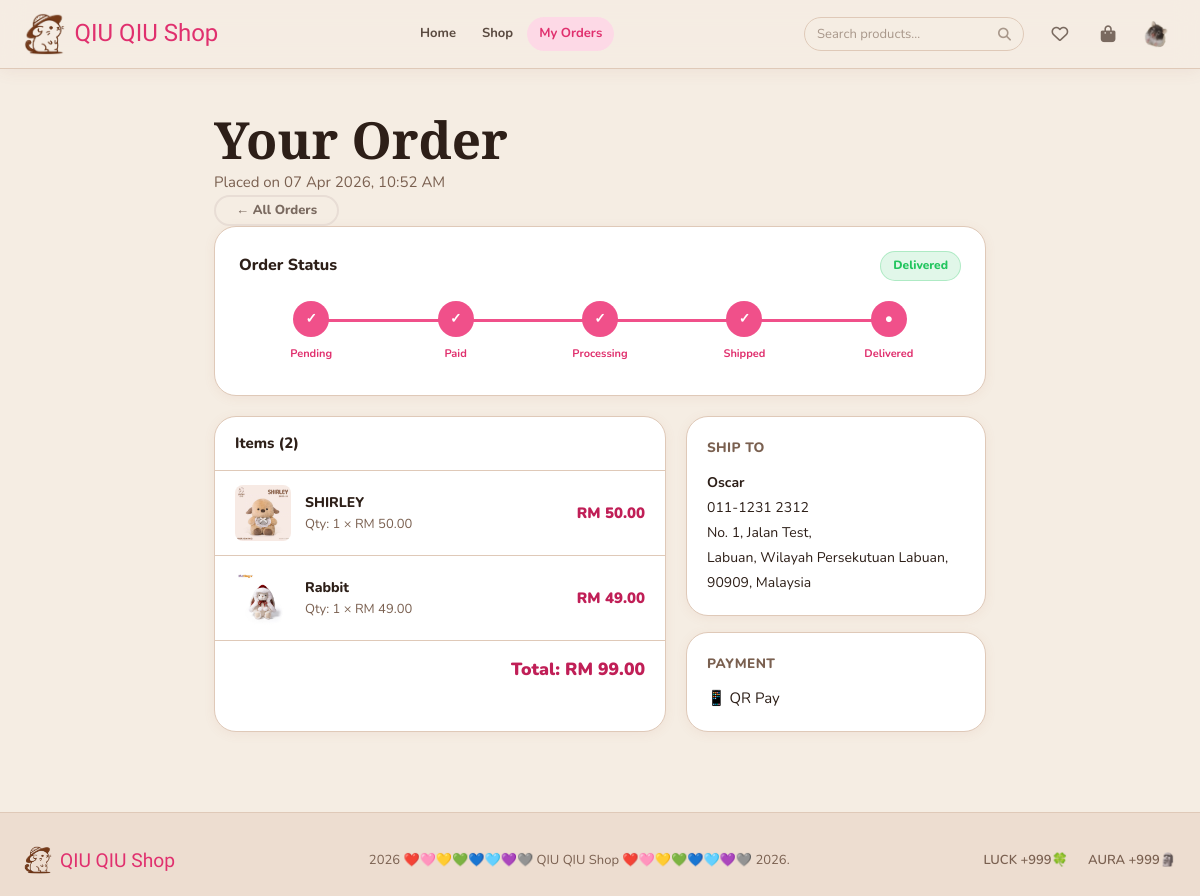
/store/orders.php?id=3 (signed in), run on the app's committed database.
### tables this page shows
CREATE TABLE `orders` (
  `id` int(11) NOT NULL,
  `user_id` int(11) NOT NULL,
  `address_id` int(11) NOT NULL,
  `voucher_id` int(11) DEFAULT NULL,
  `subtotal` decimal(10,2) NOT NULL,
  `discount_amount` decimal(10,2) DEFAULT 0.00,
  `total_amount` decimal(10,2) NOT NULL,
  `status` enum('pending','paid','processing','shipped','delivered','cancelled') DEFAULT 'pending',
  `payment_method` varchar(50) DEFAULT 'QR Pay',
  `tracking_number` varchar(50) DEFAULT NULL,
  `receipt_token` varchar(64) DEFAULT NULL,
  `notes` text DEFAULT NULL,
  `created_at` timestamp NOT NULL DEFAULT current_timestamp(),
  `updated_at` timestamp NOT NULL DEFAULT current_timestamp() ON UPDATE current_timestamp()
);

CREATE TABLE `order_items` (
  `id` int(11) NOT NULL,
  `order_id` int(11) NOT NULL,
  `product_id` int(11) DEFAULT NULL,
  `quantity` int(11) NOT NULL,
  `unit_price` decimal(10,2) NOT NULL
);

CREATE TABLE `products` (
  `id` int(11) NOT NULL,
  `name` varchar(100) NOT NULL,
  `description` text DEFAULT NULL,
  `price` decimal(10,2) NOT NULL,
  `category_id` int(11) NOT NULL,
  `stock` int(11) DEFAULT 0,
  `low_stock_threshold` int(11) DEFAULT 5,
  `discount` decimal(5,2) DEFAULT 0.00,
  `is_blind_box` tinyint(1) DEFAULT 0,
  `is_active` tinyint(1) DEFAULT 1,
  `is_featured` tinyint(1) DEFAULT 0,
  `is_top_sale` tinyint(1) DEFAULT 0,
  `created_at` timestamp NOT NULL DEFAULT current_timestamp()
);

CREATE TABLE `addresses` (
  `id` int(11) NOT NULL,
  `user_id` int(11) NOT NULL,
  `label` varchar(50) DEFAULT 'Home',
  `recipient_name` varchar(100) NOT NULL,
  `phone` varchar(20) NOT NULL,
  `address_line` text NOT NULL,
  `city` varchar(50) NOT NULL,
  `state` varchar(50) DEFAULT NULL,
  `postcode` varchar(10) NOT NULL,
  `country` varchar(50) DEFAULT 'Malaysia',
  `is_default` tinyint(1) DEFAULT 0
);

### function/store_fn.php (called while the page is built, shortened)
<?php
require_once ROOT . '/system/system.php';
function getUserOrder(int $orderId, int $userId): ?array {
    global $pdo;
    $s = $pdo->prepare(
        "SELECT o.*, a.recipient_name, a.phone, a.address_line, a.city, a.state, a.postcode, a.country
         FROM orders o
         JOIN addresses a ON o.address_id = a.id
         WHERE o.id = :id AND o.user_id = :u"
    );
    $s->execute([':id' => $orderId, ':u' => $userId]);
    $order = $s->fetch();
    $s = $pdo->prepare(
        "SELECT oi.*, p.name AS product_name,
                (SELECT image_path FROM product_images WHERE product_id = p.id AND sort_order = 0 LIMIT 1) AS cover_image
         FROM order_items oi JOIN products p ON oi.product_id = p.id
         WHERE oi.order_id = :id"
    );
    $s->execute([':id' => $orderId]);
    $order['items'] = $s->fetchAll();
    return $order;
}
function statusColor(string $status): string {
    switch ($status) {
        case 'delivered':  return '#22c55e';
    }
}
function formatMyPhone(string $phone): string {
    $clean = preg_replace('/[^\d]/', '', $phone);
    if (substr($clean, 0, 2) === '60') {
        $clean = '0' . substr($clean, 2);
    }
    $len = strlen($clean);
    if (substr($clean, 0, 3) === '011' && $len === 11) {
        return substr($clean, 0, 3) . '-' . substr($clean, 3, 4) . ' ' . substr($clean, 7);
    }
    return $phone;
}

### function/user_fn.php (called while the page is built, shortened)
<?php
function e(string $s): string {
    return htmlspecialchars($s, ENT_QUOTES, 'UTF-8');
}

### store/orders.php (the view, shortened to what this page needs)
<?php
require_once ROOT . '/function/user_fn.php';
require_once ROOT . '/function/store_fn.php';
$userId = $_SESSION['user_id'];
if (!empty($_GET['id'])) {
    $order = getUserOrder((int)$_GET['id'], $userId);
    $steps   = ['pending','paid','processing','shipped','delivered'];
    $curStep = (int) array_search($order['status'], $steps);
    $isCancelled = $order['status'] === 'cancelled';
    require ROOT . '/system/header.php';
?>
<main class="orders-wrap">
  <div class="container" style="max-width:820px">
    <div class="admin-page-header">
      <div>
        <h1>Your Order</h1>
        <p class="text-muted">Placed on <?= date('d M Y, h:i A', strtotime($order['created_at'])) ?></p>
      </div>
      <div class="d-flex gap-2">
        <a href="/store/orders.php" class="btn btn-ghost btn-sm">← All Orders</a>
      </div>
    </div>
    <div class="card mb-3" style="padding:24px">
      <div class="d-flex align-center justify-between mb-3">
        <h3 style="font-family:var(--font-body);font-size:1rem;font-weight:800">Order Status</h3>
        <?php
        $sc = statusColor($order['status']);
        ?>
        <span class="status-tag"
              style="background:<?= $sc ?>22;color:<?= $sc ?>;border-color:<?= $sc ?>44">
          <?= ucfirst($order['status']) ?>
        </span>
      </div>
      <?php if ($isCancelled): ?>
      <p class="text-center" style="color:#ef4444;font-weight:800;padding:8px 0">❌ Order Cancelled</p>
      <?php else: ?>
      <div class="order-status-tracker">
        <div class="order-steps">
          <?php foreach ($steps as $i => $step):
            $cls = $i < $curStep ? 'done' : ($i === $curStep ? 'active' : '');
          ?>
          <div class="order-step">
            <div class="order-step-dot <?= $cls ?>">
              <?= $i < $curStep ? '✓' : ($i === $curStep ? '●' : ($i+1)) ?>
            </div>
            <div class="order-step-label <?= $cls ?>"><?= ucfirst($step) ?></div>
          </div>
          <?php endforeach; ?>
        </div>
      </div>
      <?php endif; ?>
    </div>
    <div class="order-detail-grid">
      <div class="card order-items-table">
        <div class="order-items-header">Items (<?= count($order['items']) ?>)</div>
        <?php foreach ($order['items'] as $item): ?>
        <div class="order-item-row">
          <?php if ($item['cover_image']): ?>
          <img src="/image/<?= e($item['cover_image']) ?>" class="order-item-img" alt="">
          <?php endif; ?>
          <div class="order-item-info">
            <div class="order-item-name"><?= e($item['product_name']) ?></div>
            <div class="order-item-qty">Qty: <?= $item['quantity'] ?> × RM <?= number_format($item['unit_price'], 2) ?></div>
          </div>
          <div class="order-item-price">RM <?= number_format($item['unit_price'] * $item['quantity'], 2) ?></div>
        </div>
        <?php endforeach; ?>
        <div class="order-total-row">
          <p class="total-final">Total: RM <?= number_format($order['total_amount'], 2) ?></p>
        </div>
      </div>
      <div class="order-info-cards">
        <div class="card order-info-card">
          <p class="order-info-label">Ship To</p>
          <p class="order-address-text">
            <strong><?= e($order['recipient_name']) ?></strong><br>
            <?= e(formatMyPhone($order['phone'])) ?><br>
            <?= e($order['address_line']) ?>,<br>
            <?= e($order['city']) ?><?= $order['state'] ? ', ' . e($order['state']) : '' ?>,<br>
            <?= e($order['postcode']) ?>, <?= e($order['country']) ?>
          </p>
        </div>
        <div class="card order-info-card">
          <p class="order-info-label">Payment</p>
          <p>📱 <?= e($order['payment_method']) ?></p>
        </div>
      </div>
    </div>
  </div>
</main>
<?php
    require ROOT . '/system/footer.php';
    exit;
}
require ROOT . '/system/header.php';
?>
<?php
require ROOT . '/system/footer.php';
?>

### css/index.css (style rules this page uses)
:root { --cream: #f5ede3; --cream-dark: #edddd0; --cream-border:#dfc9b8; --pink-50: #fef1f5; --pink-100: #fdd9e6; --pink-200: #fbb3cc; --pink-300: #f780a8; --pink-400: #f0508a; --pink-500: #e0306e; --pink-600: #c01f57; --lav-light: #f5f0ff; --lav-mid: #d8b4fe; --lav-dark: #7c3aed; --mint: #f0fdf4; --mint-mid: #bbf7d0; --mint-dark: #16a34a; --white: #ffffff; --gray-100: #f5f0eb; --gray-200: #e8ddd5; --gray-300: #d4c5b8; --gray-400: #a8978a; --gray-500: #7a6a60; --gray-600: #5a4a40; --gray-800: #2d1f18; --bg: #f0e4d7; --surface: var(--white); --border: var(--cream-border); --text: #2d1f18; --text-muted: #7a6050; --shadow-sm: 0 2px 12px rgba(180,100,80,.08); --shadow-md: 0 6px 28px rgba(180,100,80,.13); --shadow-lg: 0 16px 56px rgba(180,100,80,.18); --r-sm: 8px; --r-md: 14px; --r-lg: 22px; --r-xl: 32px; --r-pill: 999px; --font-body: 'Nunito', sans-serif; --font-display: 'Playfair Display', serif; --font-cute: 'Bubblegum Sans', cursive; }
*, *::before, *::after { box-sizing: border-box; margin: 0; padding: 0; }
html { scroll-behavior: smooth; }
body { font-family: var(--font-body); font-size: 15px; line-height: 1.65; color: var(--text); background: var(--cream); min-height: 100vh; display: flex; flex-direction: column; }
a { color: var(--pink-500); text-decoration: none; }
img { max-width: 100%; display: block; }
main { flex: 1; }
h1, h2, h3 { font-family: var(--font-display); line-height: 1.2; color: var(--text); }
h1 { font-size: clamp(2rem, 5vw, 3.2rem); }
h3 { font-size: 1.15rem; }
.container { max-width: 1200px; margin: 0 auto; padding: 0 24px; }
.btn { display: inline-flex; align-items: center; justify-content: center; gap: 8px; padding: 11px 28px; border-radius: var(--r-pill); font-family: var(--font-body); font-size: 15px; font-weight: 800; cursor: pointer; border: 2px solid transparent; text-decoration: none; white-space: nowrap; transition: all .22s; line-height: 1; }
.btn-ghost { background: transparent; color: var(--gray-500); border-color: var(--gray-200); }
.btn-sm { padding: 7px 20px; font-size: 13px; }
.card { background: var(--white); border: 1.5px solid var(--cream-border); border-radius: var(--r-lg); box-shadow: var(--shadow-sm); overflow: hidden; }
.text-muted { color: var(--text-muted); }
.d-flex { display: flex; }
.align-center { align-items: center; }
.justify-between { justify-content: space-between; }
.mb-3 { margin-bottom:20px }
.gap-2 { gap:12px }

### data on the page
orders: created_at "07 Apr 2026, 10:52 AM", status "Delivered", total_amount "99.00", address.recipient_name "Oscar", address.phone "011-1231 2312", address.address_line "No. 1, Jalan Test", address.city "Labuan", address.state "Wilayah Persekutuan Labuan", address.postcode "90909", address.country "Malaysia", payment_method "QR Pay"
order_items: shows a picture, product.name "SHIRLEY", quantity "1", unit_price "50.00", $item['unit_price']*$item['quantity'] "50.00"
order_items: shows a picture, product.name "Rabbit", quantity "1", unit_price "49.00", $item['unit_price']*$item['quantity'] "49.00"

### other printed values
$step "Pending"
$step "Paid"
$step "Processing"
$step "Shipped"
$step "Delivered"
count($order['items']) "2"
